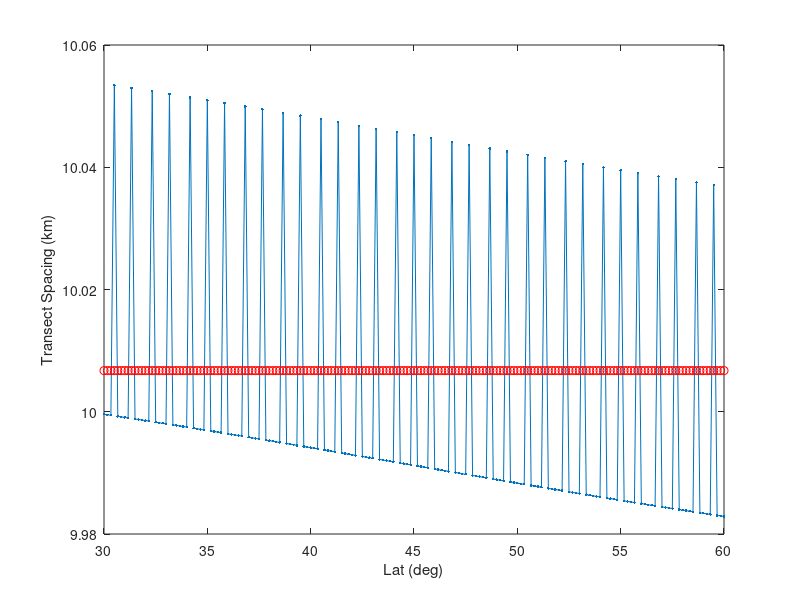

Write MATLAB code to recreate this figure.
%% distance

clear
a=6378.1;          % Equator radius in km
b=6356.8;          % Polar radius in km

n=100000;
th=linspace(0,90,n);
th0=30:1/6:60;
km2nm=1/1.852;
R0=(a*a*b)^(1/3);
dth=th(2)-th(1);
dth0=th0(2)-th0(1);
r=a*b./sqrt((a*sind(th)).^2+(b*cosd(th)).^2);
dr=r*dth*pi/180;
for i=1:length(th0)
    ind=find(th > th0(i)-dth0/2 & th < th0(i)+dth0/2);
    D_lat(i)=sum(dr(ind))*km2nm;
end
D0_lat=R0*dth0*pi/180*km2nm;
figure(1)
plot(th0,D_lat,'.-',th0,D0_lat,'or')
xlabel('Lat (deg)')
ylabel('Transect Spacing (km)')
% axis([min(th0) max(th0) 9 11])
    
fprintf(' Mean D = %6.4f (nm),\t s.d = %6.4f (nm) \n',mean(D_lat),std(D_lat))
fprintf('Max diff = %6.4f (nm),  Rel Diff = %4.2f%%\n',max(abs(D_lat-D0_lat)),100*(D0_lat/mean(D_lat)-1))

